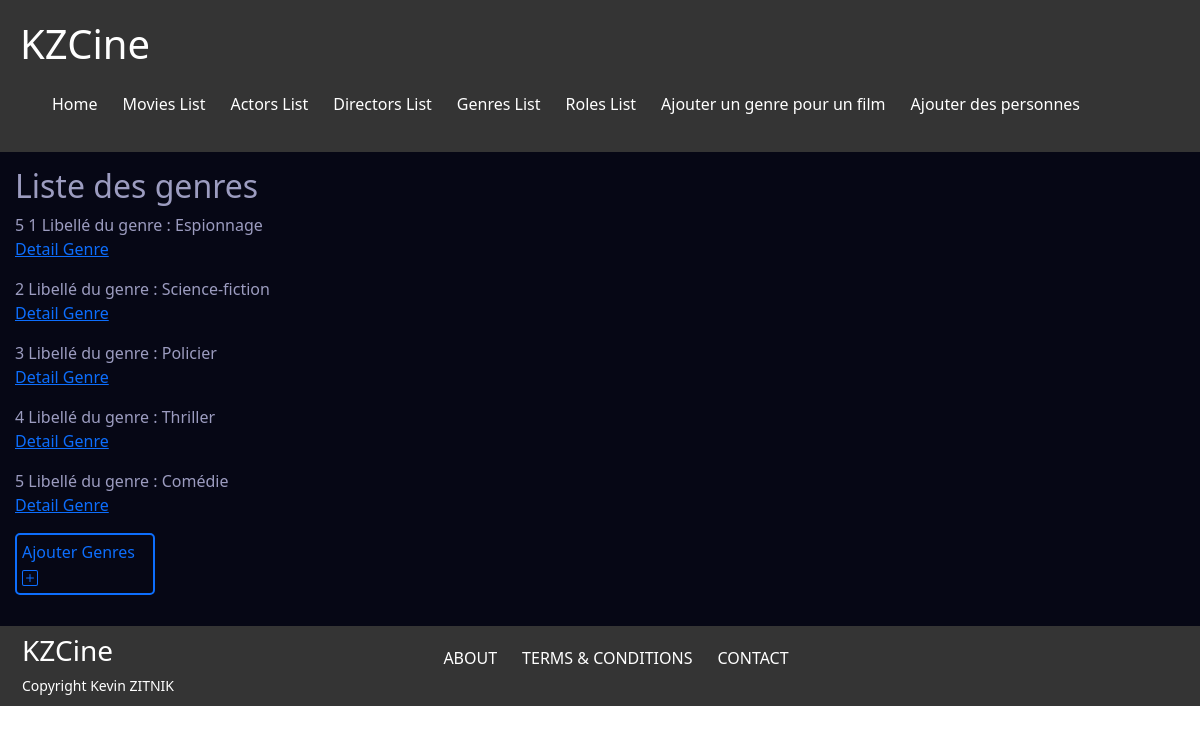
Screenshot of /index.php?action=listGenres with the database file from the repository.
### tables this page shows
CREATE TABLE IF NOT EXISTS `genre` (
  `id_genre` int NOT NULL AUTO_INCREMENT,
  `libelle` varchar(50) NOT NULL,
  PRIMARY KEY (`id_genre`)
);

### controllers/GenreController.php (called while the page is built, shortened)
<?php
require_once "bdd/DAO.php";
class GenreController{
    public function findAllGenres()  {
        $dao = new DAO();
        $sql = "SELECT
                g.id_genre,
                g.libelle
                FROM
                genre g";
        $genres = $dao->executerRequete($sql);
        require "views/genre/listGenres.php";
    }
}
?>

### bdd/DAO.php (called while the page is built, shortened)
<?php
class DAO{
    private $bdd;
    public function __construct(){
        $this->bdd = new PDO('mysql:host=localhost;dbname=cinema;charset=utf8', 'root', '');
    }
    public function executerRequete($sql, $params = NULL) {
        if ($params == NULL){
            $resultat = $this->bdd->query($sql);
        }else{
            $resultat = $this->bdd->prepare($sql);
            $resultat->execute($params);
        }
        return $resultat;
    }
}

### views/genre/listGenres.php (the view, shortened to what this page needs)
<h2>Liste des genres</h2>
<?= "{$genres->rowcount()}\n" ?>
<?php
while ($genre = $genres->fetch()) {
    echo "{$genre["id_genre"]}\n";
    echo "Libellé du genre : {$genre["libelle"]}\n";
?>
    <p><a href="index.php?action=detailGenre&id=<?=$genre['id_genre']?>">Detail Genre</a></p>
<?php
}
?>
<a class='addGenres_link' href='index.php?action=addGenres'>
        <p class='addGenres_btn'>Ajouter Genres
        </p>
    </a>
<?php
require "views/template.php"
?>

### public/css/style.css (style rules this page uses)
.addGenres_btn { padding: 5px; border: 2px solid; border-radius: 5px; width: 140px; }
.addGenres_link { text-decoration: none; }

### rows the page displays
genre: id_genre "1", libelle "Espionnage"
genre: id_genre "2", libelle "Science-fiction"
genre: id_genre "3", libelle "Policier"
genre: id_genre "4", libelle "Thriller"
genre: id_genre "5", libelle "Comédie"

### other values shown
$genres->rowcount() "5"
